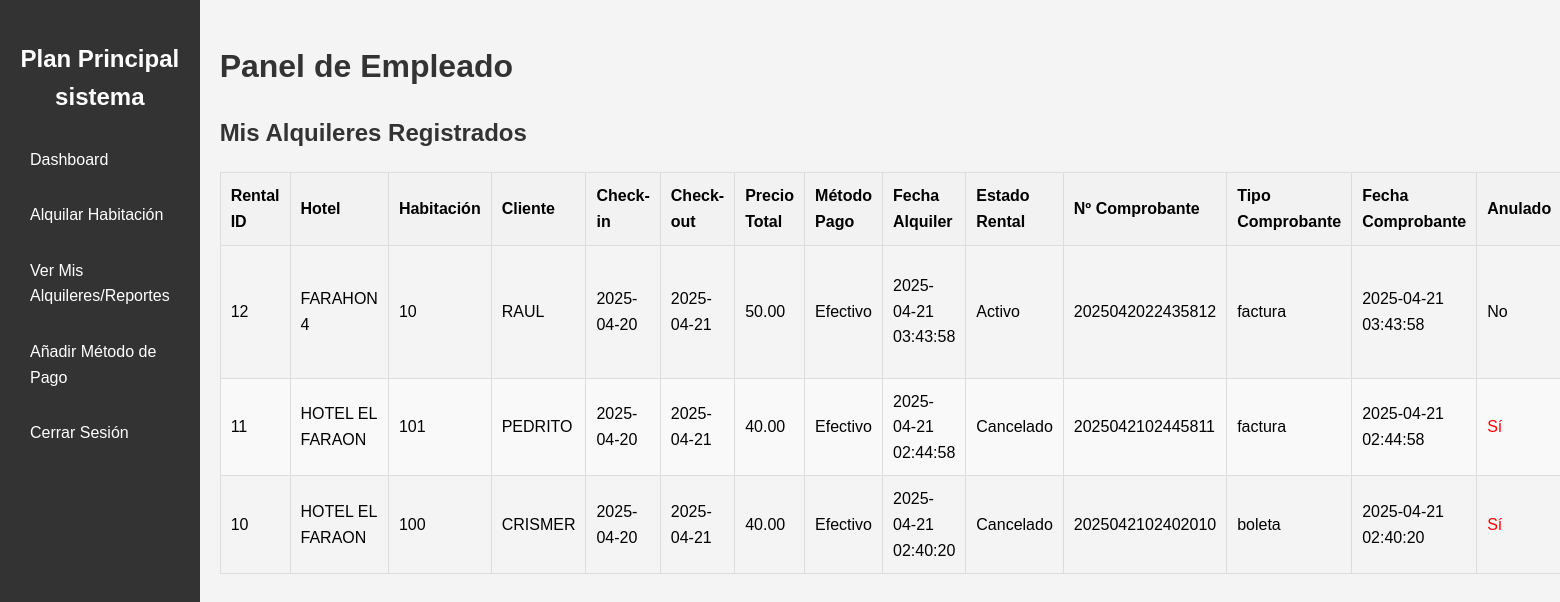
Screenshot of /employee/view_rentals.php (signed in) with the database file from the repository.
### tables this page shows
CREATE TABLE IF NOT EXISTS `rentals` (
  `id` int NOT NULL AUTO_INCREMENT,
  `room_id` int DEFAULT NULL,
  `user_id` int DEFAULT NULL,
  `customer_name` varchar(100) NOT NULL,
  `customer_id_doc` varchar(50) DEFAULT NULL,
  `check_in_date` date NOT NULL,
  `check_out_date` date NOT NULL,
  `total_price` decimal(10,2) NOT NULL,
  `payment_method_id` int DEFAULT NULL,
  `rental_date` timestamp NULL DEFAULT CURRENT_TIMESTAMP,
  `status` enum('active','completed','cancelled') DEFAULT 'active',
  PRIMARY KEY (`id`),
  KEY `room_id` (`room_id`),
  KEY `user_id` (`user_id`),
  KEY `payment_method_id` (`payment_method_id`)
);

CREATE TABLE IF NOT EXISTS `hotels` (
  `id` int NOT NULL AUTO_INCREMENT,
  `name` varchar(100) NOT NULL,
  `address` varchar(255) DEFAULT NULL,
  `phone` varchar(20) DEFAULT NULL,
  `email` varchar(100) DEFAULT NULL,
  `created_at` timestamp NULL DEFAULT CURRENT_TIMESTAMP,
  PRIMARY KEY (`id`)
);

CREATE TABLE IF NOT EXISTS `rooms` (
  `id` int NOT NULL AUTO_INCREMENT,
  `hotel_id` int DEFAULT NULL,
  `room_number` varchar(20) NOT NULL,
  `room_type` varchar(50) DEFAULT NULL,
  `capacity` int DEFAULT NULL,
  `price_per_night` decimal(10,2) NOT NULL,
  `status` enum('available','occupied','maintenance') DEFAULT 'available',
  `created_at` timestamp NULL DEFAULT CURRENT_TIMESTAMP,
  PRIMARY KEY (`id`),
  UNIQUE KEY `unique_room` (`hotel_id`,`room_number`)
);

CREATE TABLE IF NOT EXISTS `payment_methods` (
  `id` int NOT NULL AUTO_INCREMENT,
  `method_name` varchar(50) NOT NULL,
  `created_at` timestamp NULL DEFAULT CURRENT_TIMESTAMP,
  PRIMARY KEY (`id`),
  UNIQUE KEY `method_name` (`method_name`)
);

CREATE TABLE IF NOT EXISTS `receipts` (
  `id` int NOT NULL AUTO_INCREMENT,
  `rental_id` int DEFAULT NULL,
  `receipt_number` varchar(50) NOT NULL,
  `issue_date` timestamp NULL DEFAULT CURRENT_TIMESTAMP,
  `amount` decimal(10,2) NOT NULL,
  `type` enum('factura','boleta') NOT NULL,
  `is_voided` tinyint(1) DEFAULT '0',
  `voided_by_user_id` int DEFAULT NULL,
  `voided_at` timestamp NULL DEFAULT NULL,
  PRIMARY KEY (`id`),
  UNIQUE KEY `receipt_number` (`receipt_number`),
  KEY `rental_id` (`rental_id`),
  KEY `voided_by_user_id` (`voided_by_user_id`)
);

### employee/view_rentals.php (the view, shortened to what this page needs)
<?php
include '_employee_header.php';
$employee_user_id = $_SESSION['user_id'];
$rentals = [];
$sql = "SELECT
            r.id AS rental_id,
            h.name AS hotel_name,
            rm.room_number,
            rm.id AS room_id, -- Select room's ID AS room_id
            rm.hotel_id, -- Select room's hotel_id
            u.username AS employee_name, -- Employee who issued it
            r.customer_name,
            r.check_in_date,
            r.check_out_date,
            r.total_price,
            pm.method_name AS payment_method,
            r.rental_date,
            r.status AS rental_status, -- Rental status
             rec.id AS receipt_id, -- Select receipt ID
            rec.receipt_number,
            rec.type AS receipt_type,
            rec.issue_date AS receipt_date,
            rec.is_voided
        FROM rentals r
        JOIN rooms rm ON r.room_id = rm.id
        JOIN hotels h ON rm.hotel_id = h.id
        JOIN payment_methods pm ON r.payment_method_id = pm.id -- CORRECTED JOIN CONDITION
        JOIN users u ON r.user_id = u.id -- Join with users table
        LEFT JOIN receipts rec ON r.id = rec.rental_id -- LEFT JOIN in case a rental somehow has no receipt
        WHERE r.user_id = ? -- Filter by the current logged-in employee
        ORDER BY r.rental_date DESC";
$stmt = $conn->prepare($sql);
if ($stmt === false) {
    error_log("VIEW_RENTALS: Error preparing main query: " . $conn->error);
    set_message('danger', 'Error interno al cargar alquileres.');
    $rentals = [];
} else {
    $stmt->bind_param("i", $employee_user_id);
    if ($stmt->execute() === false) {
         error_log("VIEW_RENTALS: Error executing main query: " . $stmt->error);
         set_message('danger', 'Error interno al cargar alquileres.');
         $rentals = [];
    } else {
        $result = $stmt->get_result();
        if ($result->num_rows > 0) {
            while($row = $result->fetch_assoc()) {
                $rentals[] = $row;
            }
        }
    }
}
function translate_rental_status_emp($status) {
    switch ($status) {
        case 'active':
            return 'Activo';
        case 'cancelled':
            return 'Cancelado';
    }
}
?>
<h2>Mis Alquileres Registrados</h2>
<?php if (empty($rentals)): ?>
    <p>Aún no has registrado ningún alquiler o hubo un error al cargar.</p>
<?php else: ?>
    <table>
        <thead>
            <tr>
                <th>Rental ID</th>
                <th>Hotel</th>
                <th>Habitación</th>
                <th>Cliente</th>
                <th>Check-in</th>
                <th>Check-out</th>
                <th>Precio Total</th>
                <th>Método Pago</th>
                <th>Fecha Alquiler</th>
                <th>Estado Rental</th>
                <th>Nº Comprobante</th>
                <th>Tipo Comprobante</th>
                <th>Fecha Comprobante</th>
                 <th>Anulado</th>
            </tr>
        </thead>
        <tbody>
            <?php foreach ($rentals as $rental): ?>
                <tr>
                    <td><?php echo htmlspecialchars($rental['rental_id']); ?></td>
                    <td><?php echo htmlspecialchars($rental['hotel_name']); ?></td>
                    <td><?php echo htmlspecialchars($rental['room_number']); ?></td>
                    <td><?php echo htmlspecialchars($rental['customer_name']); ?></td>
                    <td><?php echo htmlspecialchars($rental['check_in_date']); ?></td>
                    <td><?php echo htmlspecialchars($rental['check_out_date']); ?></td>
                    <td><?php echo htmlspecialchars(number_format($rental['total_price'], 2)); ?></td>
                    <td><?php echo htmlspecialchars($rental['payment_method']); ?></td>
                    <td><?php echo htmlspecialchars($rental['rental_date']); ?></td>
                     <td><?php echo htmlspecialchars(translate_rental_status_emp($rental['rental_status'])); ?></td>
                    <td><?php echo htmlspecialchars($rental['receipt_number'] ?? 'N/A'); ?></td>
                    <td><?php echo htmlspecialchars($rental['receipt_type'] ?? 'N/A'); ?></td>
                    <td><?php echo htmlspecialchars($rental['receipt_date'] ?? 'N/A'); ?></td>
                    <td>
                         <?php if (isset($rental['is_voided']) && $rental['is_voided']):  ?>
                             <span style="color: red;">Sí</span>
                         <?php else: ?>
                             No
                         <?php endif; ?>
                    </td>
                </tr>
            <?php endforeach; ?>
        </tbody>
    </table>
<?php endif; ?>
<?php
include '_employee_footer.php';
?>

### css/style.css (style rules this page uses)
body { font-family: sans-serif; line-height: 1.6; margin: 0; padding: 0; background-color: #f4f4f4; }
h1, h2, h3 { color: #333; }
table { width: 100%; border-collapse: collapse; margin-top: 20px; }
table, th, td { border: 1px solid #ddd; }
th, td { padding: 10px; text-align: left; }
th { background-color: #f2f2f2; }
tr:nth-child(even) { background-color: #f9f9f9; }

### rows the page displays
rentals: id "12", hotels.name "FARAHON 4", room.room_number "10", customer_name "RAUL", check_in_date "2025-04-20", check_out_date "2025-04-21", total_price "50.00", payment_method.method_name "Efectivo", rental_date "2025-04-21 03:43:58", receipts.receipt_number "2025042022435812", receipts.type "factura", receipts.issue_date "2025-04-21 03:43:58", shows "No"
rentals: id "11", hotels.name "HOTEL EL FARAON", room.room_number "101", customer_name "PEDRITO", check_in_date "2025-04-20", check_out_date "2025-04-21", total_price "40.00", payment_method.method_name "Efectivo", rental_date "2025-04-21 02:44:58", receipts.receipt_number "2025042102445811", receipts.type "factura", receipts.issue_date "2025-04-21 02:44:58", shows "Sí"
rentals: id "10", hotels.name "HOTEL EL FARAON", room.room_number "100", customer_name "CRISMER", check_in_date "2025-04-20", check_out_date "2025-04-21", total_price "40.00", payment_method.method_name "Efectivo", rental_date "2025-04-21 02:40:20", receipts.receipt_number "2025042102402010", receipts.type "boleta", receipts.issue_date "2025-04-21 02:40:20", shows "Sí"
